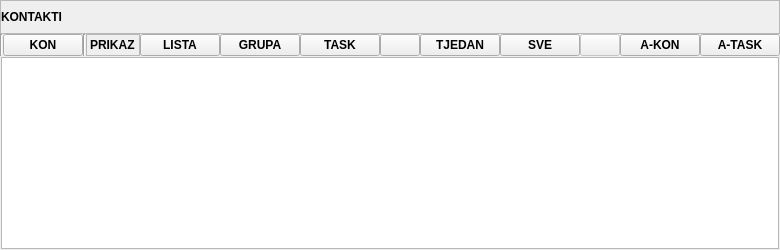
                 <widget class="QFrame" name="frame_18">
                  <property name="frameShape">
                   <enum>QFrame::NoFrame</enum>
                  </property>
                  <property name="frameShadow">
                   <enum>QFrame::Raised</enum>
                  </property>
                  <layout class="QVBoxLayout" name="verticalLayout_5">
                   <property name="spacing">
                    <number>0</number>
                   </property>
                   <property name="leftMargin">
                    <number>0</number>
                   </property>
                   <property name="topMargin">
                    <number>0</number>
                   </property>
                   <property name="rightMargin">
                    <number>0</number>
                   </property>
                   <property name="bottomMargin">
                    <number>0</number>
                   </property>
                   <item>
                    <widget class="QFrame" name="frame_26">
                     <property name="frameShape">
                      <enum>QFrame::NoFrame</enum>
                     </property>
                     <property name="frameShadow">
                      <enum>QFrame::Raised</enum>
                     </property>
                     <layout class="QHBoxLayout" name="horizontalLayout_4">
                      <property name="spacing">
                       <number>0</number>
                      </property>
                      <property name="leftMargin">
                       <number>0</number>
                      </property>
                      <property name="topMargin">
                       <number>0</number>
                      </property>
                      <property name="rightMargin">
                       <number>0</number>
                      </property>
                      <property name="bottomMargin">
                       <number>0</number>
                      </property>
                      <item>
                       <widget class="QFrame" name="frame_27">
                        <property name="frameShape">
                         <enum>QFrame::NoFrame</enum>
                        </property>
                        <property name="frameShadow">
                         <enum>QFrame::Raised</enum>
                        </property>
                        <layout class="QVBoxLayout" name="verticalLayout_6">
                         <property name="spacing">
                          <number>0</number>
                         </property>
                         <property name="leftMargin">
                          <number>0</number>
                         </property>
                         <property name="topMargin">
                          <number>0</number>
                         </property>
                         <property name="rightMargin">
                          <number>0</number>
                         </property>
                         <property name="bottomMargin">
                          <number>0</number>
                         </property>
                         <item>
                          <widget class="QFrame" name="fraKontaktiTitle">
                           <property name="sizePolicy">
                            <sizepolicy hsizetype="Preferred" vsizetype="Maximum">
                             <horstretch>0</horstretch>
                             <verstretch>0</verstretch>
                            </sizepolicy>
                           </property>
                           <property name="frameShape">
                            <enum>QFrame::StyledPanel</enum>
                           </property>
                           <property name="frameShadow">
                            <enum>QFrame::Raised</enum>
                           </property>
                           <layout class="QHBoxLayout" name="horizontalLayout_6">
                            <property name="spacing">
                             <number>0</number>
                            </property>
                            <property name="leftMargin">
                             <number>0</number>
                            </property>
                            <property name="topMargin">
                             <number>0</number>
                            </property>
                            <property name="rightMargin">
                             <number>0</number>
                            </property>
                            <property name="bottomMargin">
                             <number>0</number>
                            </property>
                            <item>
                             <widget class="QLabel" name="lblKontaktiTitle">
                              <property name="minimumSize">
                               <size>
                                <width>0</width>
                                <height>32</height>
                               </size>
                              </property>
                              <property name="font">
                               <font>
                                <weight>75</weight>
                                <bold>true</bold>
                               </font>
                              </property>
                              <property name="text">
                               <string>KONTAKTI</string>
                              </property>
                             </widget>
                            </item>
                           </layout>
                          </widget>
                         </item>
                         <item>
                          <widget class="QFrame" name="fraKontaktiActions">
                           <property name="sizePolicy">
                            <sizepolicy hsizetype="Preferred" vsizetype="Maximum">
                             <horstretch>0</horstretch>
                             <verstretch>0</verstretch>
                            </sizepolicy>
                           </property>
                           <property name="frameShape">
                            <enum>QFrame::NoFrame</enum>
                           </property>
                           <property name="frameShadow">
                            <enum>QFrame::Raised</enum>
                           </property>
                           <layout class="QHBoxLayout" name="horizontalLayout_12">
                            <property name="spacing">
                             <number>0</number>
                            </property>
                            <property name="leftMargin">
                             <number>0</number>
                            </property>
                            <property name="topMargin">
                             <number>0</number>
                            </property>
                            <property name="rightMargin">
                             <number>0</number>
                            </property>
                            <property name="bottomMargin">
                             <number>0</number>
                            </property>
                            <item>
                             <widget class="Line" name="line_4">
                              <property name="orientation">
                               <enum>Qt::Vertical</enum>
                              </property>
                             </widget>
                            </item>
                            <item>
                             <widget class="QPushButton" name="btnKontaktiSvi">
                              <property name="sizePolicy">
                               <sizepolicy hsizetype="Preferred" vsizetype="Preferred">
                                <horstretch>0</horstretch>
                                <verstretch>0</verstretch>
                               </sizepolicy>
                              </property>
                              <property name="maximumSize">
                               <size>
                                <width>16777215</width>
                                <height>16777215</height>
                               </size>
                              </property>
                              <property name="font">
                               <font>
                                <weight>75</weight>
                                <bold>true</bold>
                               </font>
                              </property>
                              <property name="cursor">
                               <cursorShape>PointingHandCursor</cursorShape>
                              </property>
                              <property name="toolTip">
                               <string>Popuna svih kontakata.</string>
                              </property>
                              <property name="statusTip">
                               <string>Popuna svih kontakata.</string>
                              </property>
                              <property name="whatsThis">
                               <string>Popuna svih kontakata.</string>
                              </property>
                              <property name="text">
                               <string>KON</string>
                              </property>
                              <property name="checkable">
                               <bool>true</bool>
                              </property>
                              <property name="autoExclusive">
                               <bool>true</bool>
                              </property>
                             </widget>
                            </item>
                            <item>
                             <widget class="Line" name="line_5">
                              <property name="orientation">
                               <enum>Qt::Vertical</enum>
                              </property>
                             </widget>
                            </item>
                            <item>
                             <widget class="QLabel" name="lblPrikazTitle">
                              <property name="font">
                               <font>
                                <weight>75</weight>
                                <bold>true</bold>
                               </font>
                              </property>
                              <property name="frameShape">
                               <enum>QFrame::StyledPanel</enum>
                              </property>
                              <property name="text">
                               <string>PRIKAZ</string>
                              </property>
                             </widget>
                            </item>
                            <item>
                             <widget class="QPushButton" name="btnKontakti5">
                              <property name="sizePolicy">
                               <sizepolicy hsizetype="Preferred" vsizetype="Preferred">
                                <horstretch>0</horstretch>
                                <verstretch>0</verstretch>
                               </sizepolicy>
                              </property>
                              <property name="maximumSize">
                               <size>
                                <width>16777215</width>
                                <height>16777215</height>
                               </size>
                              </property>
                              <property name="font">
                               <font>
                                <weight>75</weight>
                                <bold>true</bold>
                               </font>
                              </property>
                              <property name="cursor">
                               <cursorShape>PointingHandCursor</cursorShape>
                              </property>
                              <property name="whatsThis">
                               <string>Popuna zadnjih 5 kontakata.</string>
                              </property>
                              <property name="accessibleName">
                               <string>Popuna zadnjih 5 kontakata.</string>
                              </property>
                              <property name="accessibleDescription">
                               <string>Popuna zadnjih 5 kontakata.</string>
                              </property>
                              <property name="text">
                               <string>LISTA</string>
                              </property>
                              <property name="checkable">
                               <bool>true</bool>
                              </property>
                              <property name="autoExclusive">
                               <bool>true</bool>
                              </property>
                             </widget>
                            </item>
                            <item>
                             <widget class="QPushButton" name="btnKontakti10">
                              <property name="sizePolicy">
                               <sizepolicy hsizetype="Preferred" vsizetype="Preferred">
                                <horstretch>0</horstretch>
                                <verstretch>0</verstretch>
                               </sizepolicy>
                              </property>
                              <property name="maximumSize">
                               <size>
                                <width>16777215</width>
                                <height>16777215</height>
                               </size>
                              </property>
                              <property name="font">
                               <font>
                                <weight>75</weight>
                                <bold>true</bold>
                               </font>
                              </property>
                              <property name="cursor">
                               <cursorShape>PointingHandCursor</cursorShape>
                              </property>
                              <property name="toolTip">
                               <string>Popuna zadnjih 10 kontakata.</string>
                              </property>
                              <property name="statusTip">
                               <string>Popuna zadnjih 10 kontakata.</string>
                              </property>
                              <property name="whatsThis">
                               <string>Popuna zadnjih 10 kontakata.</string>
                              </property>
                              <property name="text">
                               <string>GRUPA</string>
                              </property>
                              <property name="checkable">
                               <bool>true</bool>
                              </property>
                              <property name="autoExclusive">
                               <bool>true</bool>
                              </property>
                             </widget>
                            </item>
                            <item>
                             <widget class="QPushButton" name="btnKontakti15">
                              <property name="sizePolicy">
                               <sizepolicy hsizetype="Preferred" vsizetype="Preferred">
                                <horstretch>0</horstretch>
                                <verstretch>0</verstretch>
                               </sizepolicy>
                              </property>
                              <property name="maximumSize">
                               <size>
                                <width>16777215</width>
                                <height>16777215</height>
                               </size>
                              </property>
                              <property name="font">
                               <font>
                                <weight>75</weight>
                                <bold>true</bold>
                               </font>
                              </property>
                              <property name="cursor">
                               <cursorShape>PointingHandCursor</cursorShape>
                              </property>
                              <property name="toolTip">
                               <string>Popuna zadnjih 15 kontakata.</string>
                              </property>
                              <property name="statusTip">
                               <string>Popuna zadnjih 15 kontakata.</string>
                              </property>
                              <property name="whatsThis">
                               <string>Popuna zadnjih 15 kontakata.</string>
                              </property>
                              <property name="text">
                               <string>TASK</string>
                              </property>
                              <property name="checkable">
                               <bool>true</bool>
                              </property>
                              <property name="autoExclusive">
                               <bool>true</bool>
                              </property>
                             </widget>
                            </item>
                            <item>
                             <widget class="QPushButton" name="btnKontaktiTelefon">
                              <property name="sizePolicy">
                               <sizepolicy hsizetype="Preferred" vsizetype="Preferred">
                                <horstretch>0</horstretch>
                                <verstretch>0</verstretch>
                               </sizepolicy>
                              </property>
                              <property name="font">
                               <font>
                                <weight>75</weight>
                                <bold>true</bold>
                               </font>
                              </property>
                              <property name="cursor">
                               <cursorShape>PointingHandCursor</cursorShape>
                              </property>
                              <property name="toolTip">
                               <string>Popuna kontakata za broj telefona.</string>
                              </property>
                              <property name="statusTip">
                               <string>Popuna kontakata za broj telefona.</string>
                              </property>
                              <property name="whatsThis">
                               <string>Popuna kontakata za broj telefona.</string>
                              </property>
                              <property name="checkable">
                               <bool>true</bool>
                              </property>
                              <property name="autoExclusive">
                               <bool>true</bool>
                              </property>
                             </widget>
                            </item>
                            <item>
                             <widget class="QPushButton" name="btnKontaktiUOvomTjedanu">
                              <property name="sizePolicy">
                               <sizepolicy hsizetype="Preferred" vsizetype="Preferred">
                                <horstretch>0</horstretch>
                                <verstretch>0</verstretch>
                               </sizepolicy>
                              </property>
                              <property name="font">
                               <font>
                                <weight>75</weight>
                                <bold>true</bold>
                               </font>
                              </property>
                              <property name="cursor">
                               <cursorShape>PointingHandCursor</cursorShape>
                              </property>
                              <property name="text">
                               <string>TJEDAN</string>
                              </property>
                              <property name="checkable">
                               <bool>true</bool>
                              </property>
                              <property name="autoExclusive">
                               <bool>true</bool>
                              </property>
                             </widget>
                            </item>
                            <item>
                             <widget class="QPushButton" name="btnSviKontakti">
                              <property name="sizePolicy">
                               <sizepolicy hsizetype="Preferred" vsizetype="Preferred">
                                <horstretch>0</horstretch>
                                <verstretch>0</verstretch>
                               </sizepolicy>
                              </property>
                              <property name="font">
                               <font>
                                <weight>75</weight>
                                <bold>true</bold>
                               </font>
                              </property>
                              <property name="cursor">
                               <cursorShape>PointingHandCursor</cursorShape>
                              </property>
                              <property name="toolTip">
                               <string>Popuna kontakata - Osoba.</string>
                              </property>
                              <property name="statusTip">
                               <string>Popuna kontakata - Osoba.</string>
                              </property>
                              <property name="whatsThis">
                               <string>Popuna kontakata - Osoba.s</string>
                              </property>
                              <property name="text">
                               <string>SVE</string>
                              </property>
                              <property name="checkable">
                               <bool>true</bool>
                              </property>
                              <property name="autoExclusive">
                               <bool>true</bool>
                              </property>
                             </widget>
                            </item>
                            <item>
                             <widget class="QPushButton" name="btnKontaktiZastupnik">
                              <property name="enabled">
                               <bool>false</bool>
                              </property>
                              <property name="sizePolicy">
                               <sizepolicy hsizetype="Preferred" vsizetype="Preferred">
                                <horstretch>0</horstretch>
                                <verstretch>0</verstretch>
                               </sizepolicy>
                              </property>
                              <property name="font">
                               <font>
                                <weight>75</weight>
                                <bold>true</bold>
                               </font>
                              </property>
                              <property name="cursor">
                               <cursorShape>PointingHandCursor</cursorShape>
                              </property>
                              <property name="whatsThis">
                               <string>Popuna kontakata - Zastupnik prodaje.</string>
                              </property>
                              <property name="accessibleName">
                               <string>Popuna kontakata - Zastupnik prodaje.</string>
                              </property>
                              <property name="accessibleDescription">
                               <string>Popuna kontakata - Zastupnik prodaje.</string>
                              </property>
                              <property name="checkable">
                               <bool>true</bool>
                              </property>
                              <property name="autoExclusive">
                               <bool>true</bool>
                              </property>
                             </widget>
                            </item>
                            <item>
                             <widget class="QPushButton" name="btnKontakiExpand">
                              <property name="sizePolicy">
                               <sizepolicy hsizetype="Minimum" vsizetype="Preferred">
                                <horstretch>0</horstretch>
                                <verstretch>0</verstretch>
                               </sizepolicy>
                              </property>
                              <property name="font">
                               <font>
                                <weight>75</weight>
                                <bold>true</bold>
                               </font>
                              </property>
                              <property name="cursor">
                               <cursorShape>PointingHandCursor</cursorShape>
                              </property>
                              <property name="text">
                               <string>A-KON</string>
                              </property>
                             </widget>
                            </item>
                            <item>
                             <widget class="QPushButton" name="btnKontakiColapse">
                              <property name="sizePolicy">
                               <sizepolicy hsizetype="Minimum" vsizetype="Preferred">
                                <horstretch>0</horstretch>
                                <verstretch>0</verstretch>
                               </sizepolicy>
                              </property>
                              <property name="font">
                               <font>
                                <weight>75</weight>
                                <bold>true</bold>
                               </font>
                              </property>
                              <property name="cursor">
                               <cursorShape>PointingHandCursor</cursorShape>
                              </property>
                              <property name="text">
                               <string>A-TASK</string>
                              </property>
                             </widget>
                            </item>
                           </layout>
                          </widget>
                         </item>
                         <item>
                          <widget class="QFrame" name="fraKontakti">
                           <property name="frameShape">
                            <enum>QFrame::NoFrame</enum>
                           </property>
                           <property name="frameShadow">
                            <enum>QFrame::Raised</enum>
                           </property>
                           <layout class="QHBoxLayout" name="horizontalLayout_13">
                            <property name="spacing">
                             <number>1</number>
                            </property>
                            <property name="leftMargin">
                             <number>1</number>
                            </property>
                            <property name="topMargin">
                             <number>1</number>
                            </property>
                            <property name="rightMargin">
                             <number>1</number>
                            </property>
                            <property name="bottomMargin">
                             <number>1</number>
                            </property>
                            <item>
                             <widget class="QTreeWidget" name="treeKontakti">
                              <property name="sizePolicy">
                               <sizepolicy hsizetype="Expanding" vsizetype="Preferred">
                                <horstretch>0</horstretch>
                                <verstretch>0</verstretch>
                               </sizepolicy>
                              </property>
                              <property name="minimumSize">
                               <size>
                                <width>0</width>
                                <height>0</height>
                               </size>
                              </property>
                              <property name="maximumSize">
                               <size>
                                <width>16777215</width>
                                <height>16777215</height>
                               </size>
                              </property>
                              <property name="font">
                               <font>
                                <pointsize>9</pointsize>
                               </font>
                              </property>
                              <attribute name="headerVisible">
                               <bool>false</bool>
                              </attribute>
                              <column>
                               <property name="text">
                                <string notr="true">1</string>
                               </property>
                              </column>
                             </widget>
                            </item>
                           </layout>
                          </widget>
                         </item>
                        </layout>
                       </widget>
                      </item>
                     </layout>
                    </widget>
                   </item>
                  </layout>
                 </widget>
